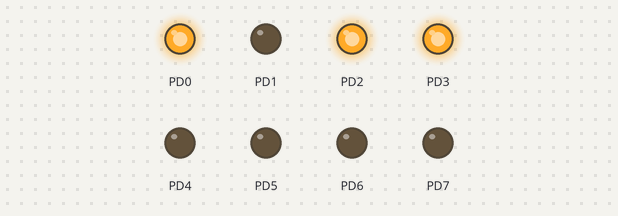
Recording of a program running on a simulated ATmega32, built with avr-gcc and emulated at 8 MHz. Parts: output pins drawn as LEDs (lit = HIGH).

Above: at 0.1 s.
At 2.7 s:
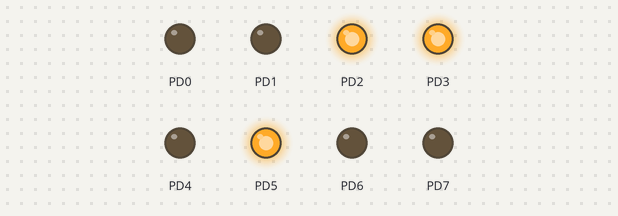
Timing chart, 0 to 3.0 s (numbered marks = the images above):
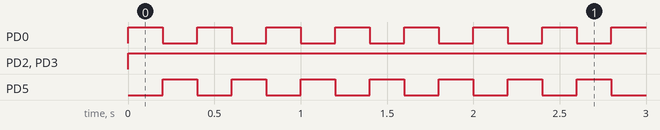

Measured:
- by itself, PD0, PD5: alternates HIGH for 0.20 s and LOW for 0.20 s
- by itself, PD2, PD3: LOW → HIGH at 0.00 s

The program:

DC_motor_2.c
```c
/*
 * DC_motor_2.c
 *
 * Created: 06/12/2019 04:22:51 م
 *  Author: new
 */


#include <avr/io.h>
#include "macros.h"
#define F_CPU 8000000UL
#include <avr/delay.h>

int main(void)
{
	DDRD = 0XFF; //set all pins on port D as output
	SET_BIT(PORTD, 2);
	SET_BIT(PORTD, 3);
    while(1)
    {
		SET_BIT(PORTD, 0);
		_delay_ms(200);
		CLR_BIT(PORTD, 0);

		SET_BIT(PORTD, 5);
		_delay_ms(200);
		CLR_BIT(PORTD, 5);
        //TODO:: Please write your application code
    }
}
```

macros.h
```c
/*
 * macros.h
 *
 * Created: 08/09/2019 08:32:14 م
 *  Author: new
 */


#ifndef MACROS_H_
#define MACROS_H_

#define REGISTER_SIZE 8
#define SET_BIT(reg, bit)	reg|=(1<<bit)
#define CLR_BIT(reg, bit)	reg&=(~(1<<bit))
#define	TOG_BIT(reg, bit)	reg^=(1<<bit)
#define READ_BIT(reg, bit)	((reg&(1<<bit))>>bit)
#define IS_BIT_SET(reg, bit)	(reg&(1<<bit))>>bit
#define IS_BIT_CLR(reg, bit)	!((reg&(1<<bit))>>bit)
#define ROR(reg, bit)	reg=(reg<<(REGISTER_SIZE-num))|(reg>>(num)))
#define ROL(reg, bit)	reg=(reg>>(REGISTER_SIZE-num))|(reg<<(num)))

#endif /* MACROS_H_ */
```
